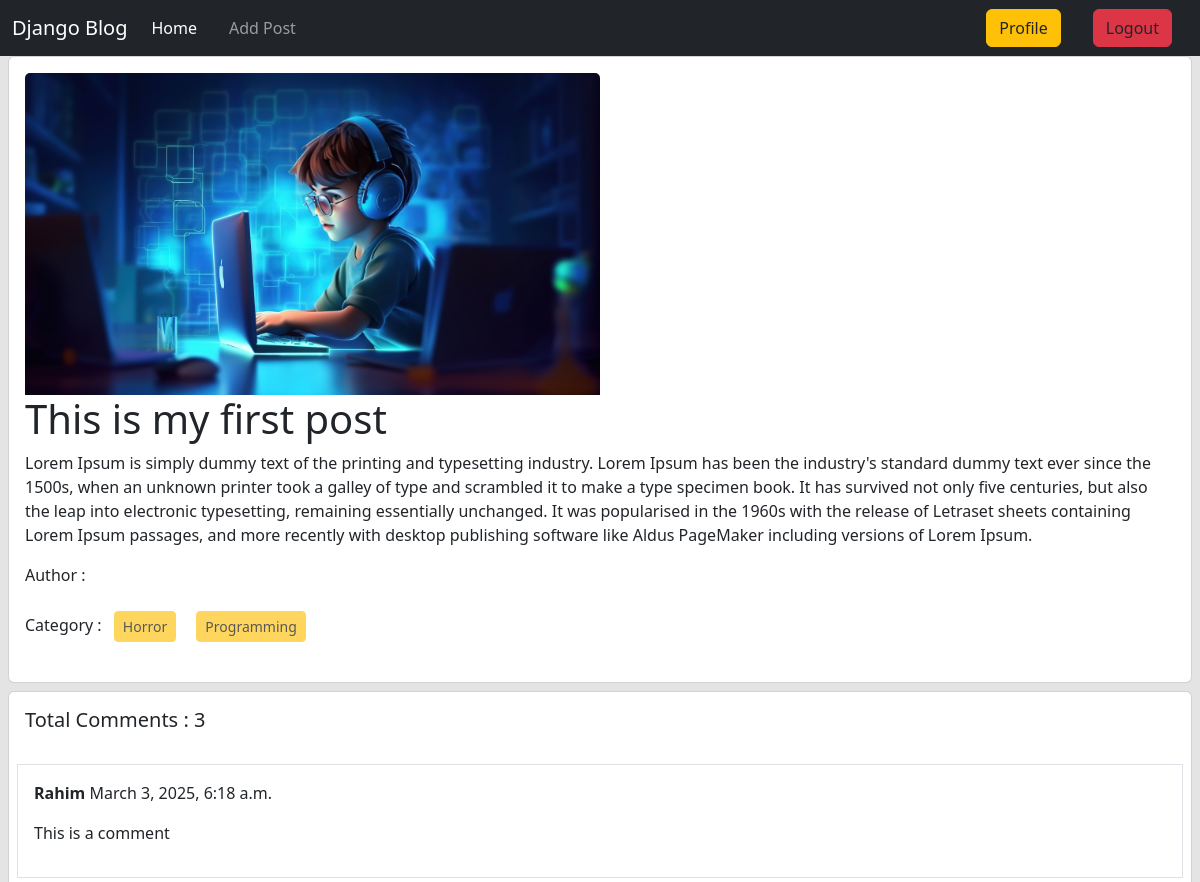
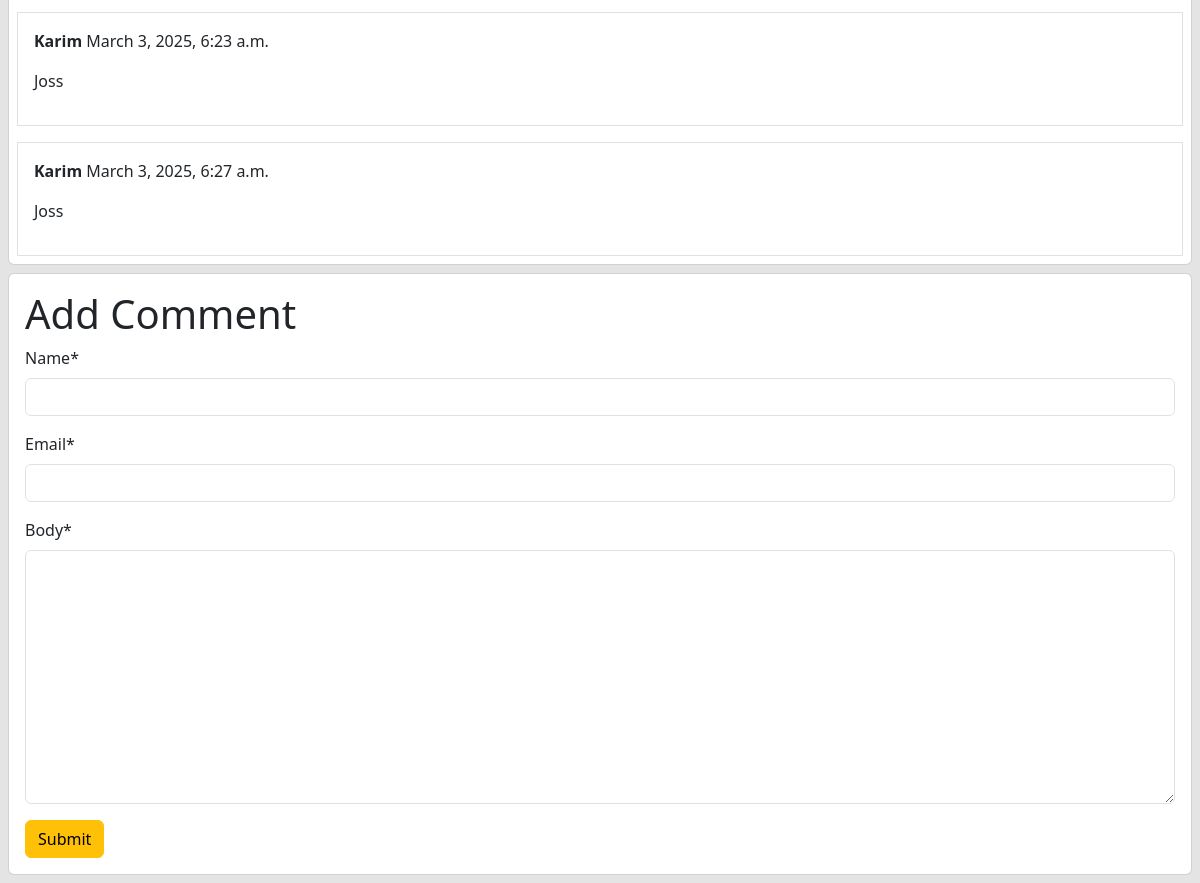
/post/details/1/ (signed in), run on the app's committed database (2 pictures, top to bottom).
### posts/models.py (models this page shows, shortened)
class Post(models.Model):
    title = models.CharField(max_length = 50)
    content = models.TextField()
    category = models.ManyToManyField(Category) # ekta post multiple categorir moddhe thakte pare abar ekta categorir moddhe multiple post thakte pare
    author = models.ForeignKey(User,on_delete = models.CASCADE)
    image = models.ImageField(upload_to='posts/media/uploads/',blank=True,null=True)

class Comment(models.Model):
    post = models.ForeignKey(Post,on_delete=models.CASCADE, related_name = 'comments')
    name = models.CharField(max_length = 30)
    email = models.EmailField()
    body = models.TextField()
    created_on = models.DateTimeField(auto_now_add = True)  # jkhn e ei class er object toiri hobe sei time ta rekhe dibe

### categories/models.py (models this page shows, shortened)
class Category(models.Model):
     name = models.CharField(max_length = 100)
     slug = models.SlugField(max_length = 100, unique = True, null = True, blank = True)

### posts/views.py (the view, shortened to what this page needs)
# urls.py: path('details/<int:id>/',views.DetailPostView.as_view(),name = 'detail_post'),
class DetailPostView(DetailView):
    model = models.Post
    pk_url_kwarg = 'id'
    template_name = 'post_details.html'
    def get_context_data(self, **kwargs):
        context = super().get_context_data(**kwargs)
        post = self.object   # post model er object ekhane store korlam
        comments = post.comments.all()
        comment_form = forms.CommentForm()
        context['comments'] = comments
        context['comment_form'] = comment_form
        return context

### posts/forms.py
class CommentForm(forms.ModelForm):
    class Meta:
        model = Comment
        fields = ['name', 'email', 'body']

### posts/templates/post_details.html (shortened to what this page needs)
{% extends 'base.html' %}
{% load crispy_forms_tags %}
{% block content %}
<div class="col-12">
    <div class="card mx-2">
      <div class="card-body">
        <img class="card-img-top" src="{{post.image.url}}" alt="Card image cap" style= "width : 50%;">
        <h1 class="card-title">{{post.title}}</h1>
        <p class="card-text">{{post.content}}</p>
        <p>Author : {{post.author.first_name}} {{post.author.last_name}}</p>
        <p>
          Category : {% for cat in post.category.all %}
          <button class="btn btn-warning btn-sm m-2" disabled>{{cat.name}}</button>
          {% endfor %}
        </p>
      </div>
    </div>
</div>
<div class="card m-2">
    <h5 class="p-3">Total Comments : {{comments | length}}</h5>
    {% for comment in comments %}
    <div class="card-body border m-2">
        <p><b>{{comment.name}}</b> {{comment.created_on}}</p>
        <p>{{comment.body}}</p>
    </div>
      {% endfor %}
  </div>
<div class="card m-2">
    <div class="card-body">
      <form method="post">
        <h1> Add Comment </h1>
    {{comment_form | crispy}}
    <button class="btn btn-warning">Submit</button>
    </form>
    </div>
</div>
{% endblock %}

### data on the page
Post: image (picture), title "This is my first post", content "Lorem Ipsum is simply dummy text of the printing and typesetting industry. Lorem Ipsum has been the industry's standard dummy text ever since the 1500s, when an unknown printer took a galley of type and scrambled it to make a type specimen book. It has survived not only five centuries, but also the leap into electronic typesetting, remaining essentially unchanged. It was popularised in the 1960s with the release of Letraset sheets containing Lorem Ipsum passages, and more recently with desktop publishing software like Aldus PageMaker including versions of Lorem Ipsum."
Category: name "Horror"
Category: name "Programming"
Comment: name "Rahim", created_on "March 3, 2025, 6:18 a.m.", body "This is a comment"
Comment: name "Karim", created_on "March 3, 2025, 6:23 a.m.", body "Joss"
Comment: name "Karim", created_on "March 3, 2025, 6:27 a.m.", body "Joss"

### other printed values
{{ comments | length }} "3"
